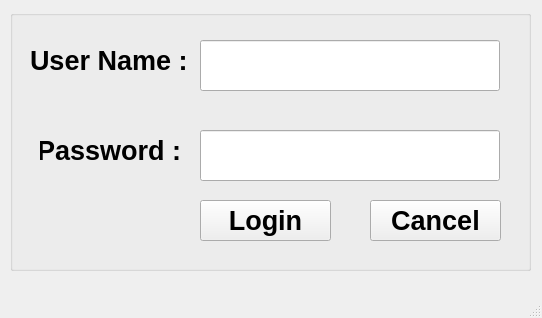
<?xml version="1.0" encoding="UTF-8"?>
<ui version="4.0">
 <class>MainWindow</class>
 <widget class="QMainWindow" name="MainWindow">
  <property name="geometry">
   <rect>
    <x>0</x>
    <y>0</y>
    <width>542</width>
    <height>318</height>
   </rect>
  </property>
  <property name="windowTitle">
   <string>MainWindow</string>
  </property>
  <widget class="QWidget" name="centralwidget">
   <widget class="QLabel" name="label">
    <property name="geometry">
     <rect>
      <x>30</x>
      <y>30</y>
      <width>161</width>
      <height>61</height>
     </rect>
    </property>
    <property name="font">
     <font>
      <pointsize>20</pointsize>
      <weight>75</weight>
      <bold>true</bold>
     </font>
    </property>
    <property name="text">
     <string>User Name :</string>
    </property>
   </widget>
   <widget class="QLabel" name="label_2">
    <property name="geometry">
     <rect>
      <x>40</x>
      <y>120</y>
      <width>141</width>
      <height>61</height>
     </rect>
    </property>
    <property name="font">
     <font>
      <pointsize>20</pointsize>
      <weight>75</weight>
      <bold>true</bold>
     </font>
    </property>
    <property name="text">
     <string>Password :</string>
    </property>
    <property name="alignment">
     <set>Qt::AlignRight|Qt::AlignTrailing|Qt::AlignVCenter</set>
    </property>
   </widget>
   <widget class="QLineEdit" name="lineEdit_User">
    <property name="geometry">
     <rect>
      <x>200</x>
      <y>40</y>
      <width>300</width>
      <height>51</height>
     </rect>
    </property>
    <property name="font">
     <font>
      <pointsize>20</pointsize>
      <weight>75</weight>
      <bold>true</bold>
     </font>
    </property>
   </widget>
   <widget class="QLineEdit" name="lineEdit_Pass">
    <property name="geometry">
     <rect>
      <x>200</x>
      <y>130</y>
      <width>300</width>
      <height>51</height>
     </rect>
    </property>
    <property name="font">
     <font>
      <pointsize>20</pointsize>
      <weight>75</weight>
      <bold>true</bold>
     </font>
    </property>
    <property name="echoMode">
     <enum>QLineEdit::Password</enum>
    </property>
   </widget>
   <widget class="QPushButton" name="pushButton_Login">
    <property name="geometry">
     <rect>
      <x>200</x>
      <y>200</y>
      <width>131</width>
      <height>41</height>
     </rect>
    </property>
    <property name="font">
     <font>
      <pointsize>20</pointsize>
      <weight>75</weight>
      <bold>true</bold>
     </font>
    </property>
    <property name="text">
     <string>Login</string>
    </property>
   </widget>
   <widget class="QPushButton" name="pushButton_Cancel">
    <property name="geometry">
     <rect>
      <x>370</x>
      <y>200</y>
      <width>131</width>
      <height>41</height>
     </rect>
    </property>
    <property name="font">
     <font>
      <pointsize>20</pointsize>
      <weight>75</weight>
      <bold>true</bold>
     </font>
    </property>
    <property name="text">
     <string>Cancel</string>
    </property>
   </widget>
   <widget class="QGroupBox" name="groupBox">
    <property name="geometry">
     <rect>
      <x>10</x>
      <y>10</y>
      <width>521</width>
      <height>261</height>
     </rect>
    </property>
    <property name="title">
     <string/>
    </property>
   </widget>
   <zorder>groupBox</zorder>
   <zorder>label</zorder>
   <zorder>label_2</zorder>
   <zorder>lineEdit_User</zorder>
   <zorder>lineEdit_Pass</zorder>
   <zorder>pushButton_Login</zorder>
   <zorder>pushButton_Cancel</zorder>
  </widget>
  <widget class="QMenuBar" name="menubar">
   <property name="geometry">
    <rect>
     <x>0</x>
     <y>0</y>
     <width>542</width>
     <height>22</height>
    </rect>
   </property>
  </widget>
  <widget class="QStatusBar" name="statusbar"/>
 </widget>
 <resources/>
 <connections/>
</ui>
